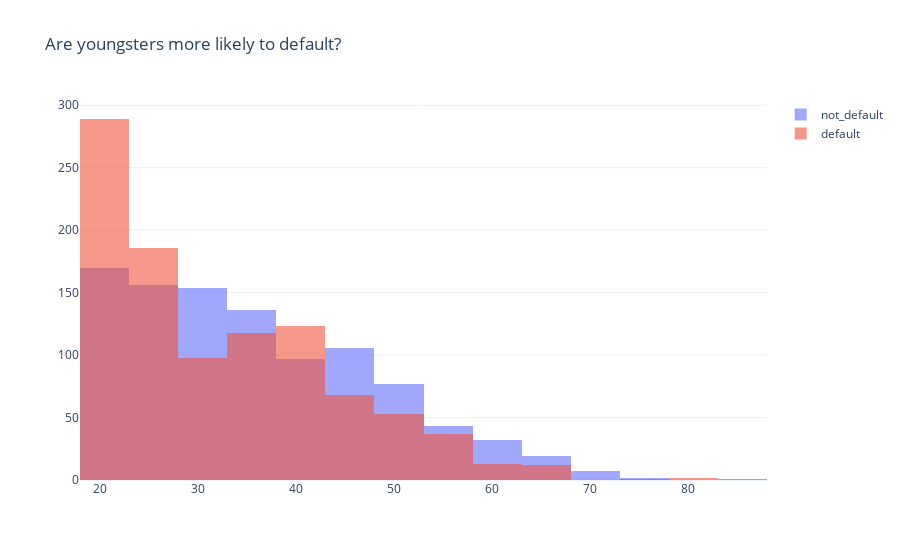

Notebook source saved alongside this figure:
### Markdown cell above
## 1. Age
Be it due to less financial stability, more impulsive behaviour or dimmed ability to weight consequences, common knowledge tells us that younger customers should be more likely to default their payments than their older counterparts. However, time and time again, common knowledge has prooved to be rather flimsy ally when making decisions and predictions. Next, we test the hypothesis that "customers who default are the same age as those who don't" against the alternative hypothesis that "customers who default are more likely to be younger".

### Code cell
fig = go.Figure()

fig.add_trace(
    go.Histogram(
        x=not_default.age.sample(1000, replace=True, random_state=42),
        name="not_default",
        histfunc="count",
        # histnorm='probability',
        xbins=dict(start=18, end=100, size=5),
    )
)

fig.add_trace(
    go.Histogram(
        x=default.age.sample(1000, replace=True, random_state=42),
        name="default",
        histfunc="count",
        # histnorm='probability',
        xbins=dict(start=18, end=100, size=5),
    )
)

fig.update_layout(title="Are youngsters more likely to default?", barmode="overlay")

fig.update_traces(opacity=0.6)
fig.show()

### Figure 1 — Plotly figure (JSON) as saved in the notebook; plotly's stock layout.template omitted (floating-point values rounded to 4 significant figures; data arrays with more than 128 entries replaced by an {"elided": "..."} marker saying what was removed)
{"data": [{"histfunc": "count", "name": "not_default", "opacity": 0.6, "type": "histogram", "x": {"elided": "1000 int values"}, "xbins": {"end": 100, "size": 5, "start": 18}}, {"histfunc": "count", "name": "default", "opacity": 0.6, "type": "histogram", "x": {"elided": "1000 int values"}, "xbins": {"end": 100, "size": 5, "start": 18}}], "layout": {"barmode": "overlay", "title": {"text": "Are youngsters more likely to default?"}}}
